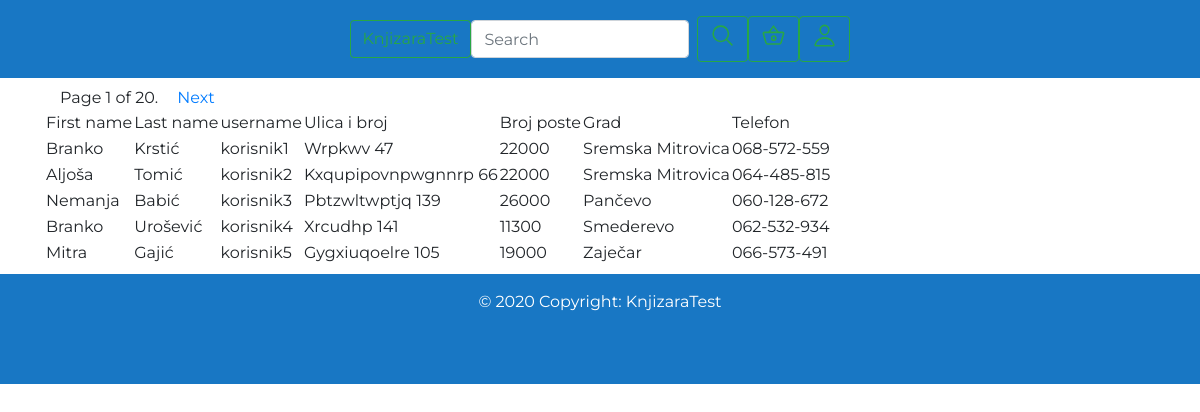
Page /nalog/lista_korisnika on the committed database.
### TaskRestAPI/models.py (models this page shows, shortened)
class Korisnici(models.Model):
    korisnik = models.OneToOneField(User,on_delete=models.CASCADE)
    ulicaIBroj = models.CharField(max_length=45, verbose_name="ulicaIBroj",null=True,default=None,blank=True)
    brojPoste = models.IntegerField(verbose_name="brojPoste",null=True,blank=True)
    grad = models.CharField(max_length=20, verbose_name="grad",null=True,default=None,blank=True)
    telefon = models.CharField(max_length=20, verbose_name="telefon",null=True,default=None,blank=True)
    is_korisnik = models.BooleanField(verbose_name='korisnikstatus', default=False)
    is_autor = models.BooleanField(verbose_name='autorstatus', default=False)

### TaskRestAPI/viewsKnjizara/nalogViews.py (the view)
# urls.py: path(r'lista_korisnika',Korisnici_lista.as_view(),name="lista_korisnika"),
class Korisnici_lista(ListView):
	model = Korisnici
	template_name = 'public/korisnik/lista_korisnika.html'
	paginate_by = 5
	def get_queryset(self):
		queryset = Korisnici.objects.filter(is_korisnik=True)
		lista = []
		for i in range(len(queryset)):
			recnik = {}
			recnik.setdefault("ulicaIBroj", queryset[i].ulicaIBroj)
			recnik.setdefault("brojPoste", queryset[i].brojPoste)
			recnik.setdefault("grad", queryset[i].grad)
			recnik.setdefault("telefon", queryset[i].telefon)
			user = User.objects.get(id=queryset[i].korisnik_id)
			recnik.setdefault("first_name", user.first_name)
			recnik.setdefault("last_name", user.last_name)
			recnik.setdefault("username", user.username)
			lista.append(recnik)
			user = None
		return lista

### templates/public/korisnik/lista_korisnika.html (shortened to what this page needs)
{% extends 'public/base.html' %}
{% load static %}
{% block article_content %}
    <table>
        <tr>
            <td>First name</td>
            <td>Last name</td>
            <td>username</td>
            <td>Ulica i broj</td>
            <td>Broj poste</td>
            <td>Grad</td>
            <td>Telefon</td>
        </tr>
            {% if is_paginated %}
            <div class="pagination">
                <span>
                <span style="margin-left:15px;margin-right:15px;">
                    Page {{ page_obj.number }} of {{ page_obj.paginator.num_pages }}.
                </span>
                {% if page_obj.has_next %}
                    <a href="{% url "lista_korisnika" %}?page={{ page_obj.next_page_number }}">Next</a>
                {% endif %}
                </span>
            </div>
            {% endif %}
            {% for korisnik in object_list %}
                <tr>
                    <td>{{ korisnik.first_name }}</td>
                    <td>{{ korisnik.last_name }}</td>
                    <td>{{ korisnik.username }}</td>
                    <td>{{ korisnik.ulicaIBroj }}</td>
                    <td>{{ korisnik.brojPoste }}</td>
                    <td>{{ korisnik.grad }}</td>
                    <td>{{ korisnik.telefon }}</td>
                <tr>
            {% endfor %}
    </table>
{% endblock %}

### templates/public/base.html (shortened to what this page needs)
<!DOCTYPE html>
<html lang="en">
	<head>
		{% load static %}
		{% block headcss %}
			<link rel="stylesheet" href="https://stackpath.bootstrapcdn.com/bootstrap/4.4.1/css/bootstrap.min.css">
			<link rel="stylesheet" href='{% static "css/style.css" %}' type="text/css">
		{% endblock %}
	</head>
	<body>
		<nav class="navbar navbar-light bg-light justify-content-center header-footer-bg-color">
            <button class="btn btn-outline-success my-2 my-sm-0"  type="submit">KnjizaraTest</button>
                <form class="form-inline">
				    <input class="form-control mr-sm-2"   type="search" placeholder="Search" aria-label="Search">
                </form>
            <button class="btn btn-outline-success my-2 my-sm-0"   type="submit"><ion-icon style="font-size:25px;" name="search-outline">s</ion-icon></button>
            <button class="btn btn-outline-success my-2 my-sm-0"  type="submit"><ion-icon style="font-size:25px;" name="basket-outline"></ion-icon></button>
            <button class="btn btn-outline-success my-2" onclick="navurl('{% url "nalog" %}')" type="submit"><ion-icon style="font-size:25px;" name="person-outline"></ion-icon></button>
		</nav>
		<div class="container justify-content-center" style="margin-bottom:8px;margin-top:8px;">
			{% block article_content %}{% endblock %}
		</div>
		<footer class="page-footer font-small blue">
			<div class="footer-copyright text-center py-3 footer-dj">© 2020 Copyright:
				<a href="#" style="color:white;"> KnjizaraTest</a>
			</div>
		</footer>
    </body>
</html>

### templates/static/css/style.css (style rules this page uses)
body { font-family: 'Montserrat', sans-serif; margin:0px; }
.footer-dj { height:110px; background-color: #1877c4 !important; color:white; }
.header-footer-bg-color { background-color: #1877c4 !important; }

### rows in the picture
Korisnici: ulicaIBroj "Wrpkwv 47", grad "Sremska Mitrovica", telefon "068-572-559"
Korisnici: ulicaIBroj "Kxqupipovnpwgnnrp 66", grad "Sremska Mitrovica", telefon "064-485-815"
Korisnici: ulicaIBroj "Pbtzwltwptjq 139", grad "Pančevo", telefon "060-128-672"
Korisnici: ulicaIBroj "Xrcudhp 141", grad "Smederevo", telefon "062-532-934"
Korisnici: ulicaIBroj "Gygxiuqoelre 105", grad "Zaječar", telefon "066-573-491"

### other values in the picture
{{ page_obj.number }} "1"
{{ page_obj.paginator.num_pages }} "20"
{{ korisnik.first_name }} "Branko" "Aljoša" "Nemanja" "Branko" "Mitra"
{{ korisnik.last_name }} "Krstić" "Tomić" "Babić" "Urošević" "Gajić"
{{ korisnik.username }} "korisnik1" "korisnik2" "korisnik3" "korisnik4" "korisnik5"
{{ korisnik.brojPoste }} "22000" "22000" "26000" "11300" "19000"
